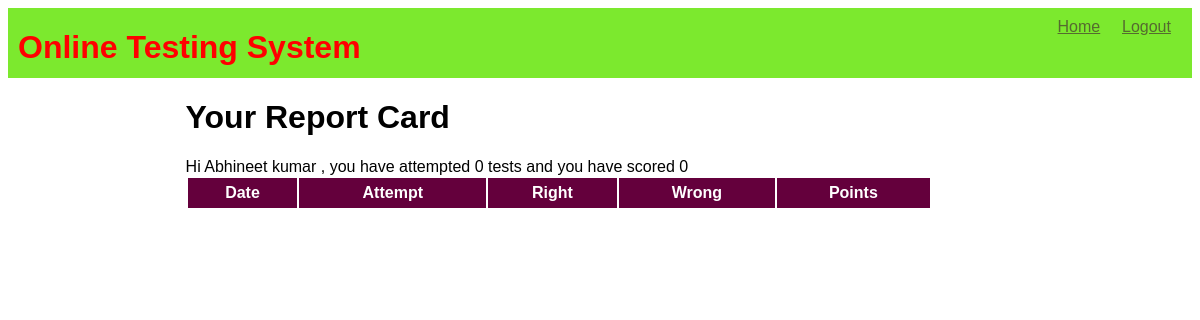
Page /OTS/test-history (signed in) on the committed database.
### OTS/models.py (models this page shows)
class Candidate(models.Model):
    username=models.CharField(primary_key=True,max_length=20)
    password=models.CharField(null=False, max_length=20)
    name=models.CharField(null=False, max_length=30)
    test_attempted=models.IntegerField(default=0)
    points=models.IntegerField(default=0)

### OTS/views.py (the view)
# urls.py: path('test-history',testResultHistory,name='testHistory'),
def testResultHistory(request):
    if 'name' not in request.session.keys():
        res=HttpResponseRedirect("login")
    candidate=Candidate.objects.filter(username=request.session['username'])
    results=Result.objects.filter(username_id=candidate[0].username)
    context={'candidate':candidate[0],'results':results}
    res=render(request,'candidate_history.html',context)
    return res

### OTS/templates/candidate_history.html (shortened to what this page needs)
{%extends 'main.html'%}
{%block top%}
<a href="{%url 'OTS:home'%}">Home</a>
<a href="{%url 'OTS:logout'%}">Logout</a>
{%endblock%}
{%block content%}
<h1>
    Your Report Card
</h1>
<p1> Hi {{candidate.name}}, you have attempted {{candidate.test_attempted}} tests and you have scored {{candidate.points}}</p1>
<table>
    <tr>
        <th>
            Date
        </th>
        <th>
            Attempt
        </th>
        <th>
            Right
        </th>
        <th>
            Wrong
        </th>
        <th>
            Points
        </th>
    </tr>
</table>
{%endblock%}

### OTS/static/Theme.css (style rules this page uses)
* { font-family: 'Gill Sans', 'Gill Sans MT', Calibri, 'Trebuchet MS', sans-serif; }
.top div.menu a { color: darkolivegreen; display: inline-block; min-width: 50px; margin-right: 10px; }
table { width: 90%; }
table tr:nth-child(odd) { background-color: darkgreen; color: white; height: 30px; }
table tr:first-child { background-color: rgb(100, 0, 60); }

### rows in the picture
Candidate: name "Abhineet kumar", test_attempted "0", points "0"
